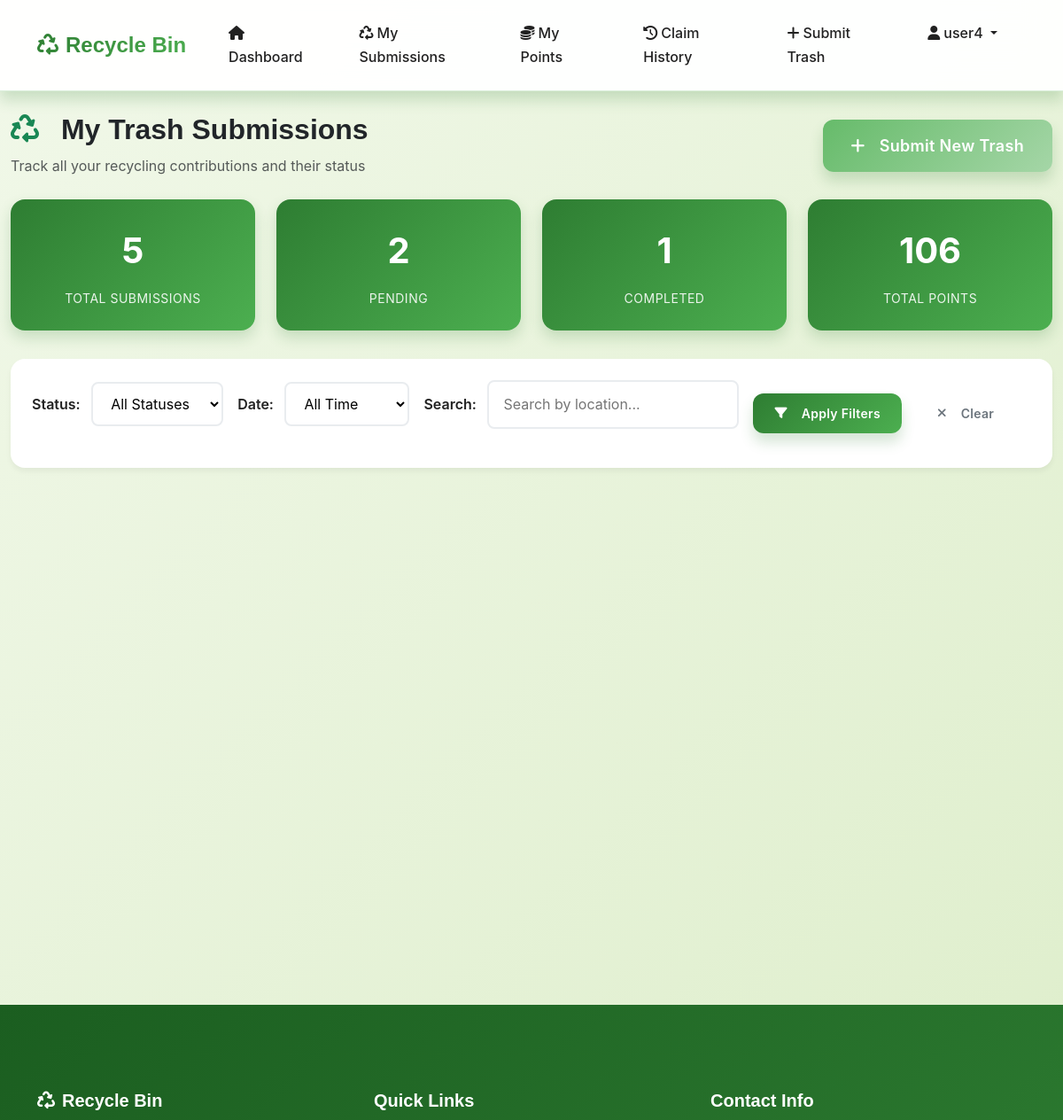
The app's page /user-submissions/ (signed in, upper part), older data.
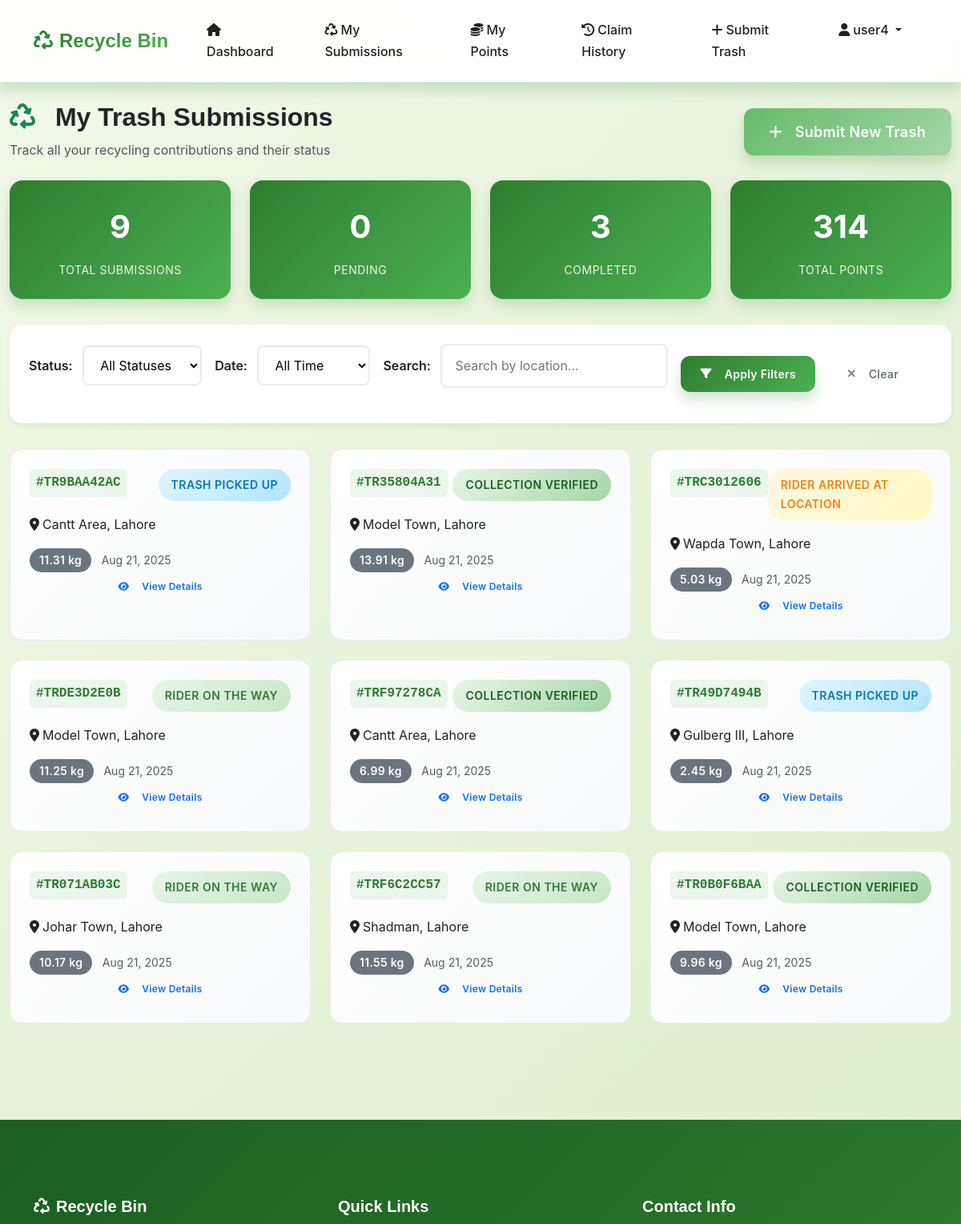
The same page, newer data.
### trash/models.py (models this page shows, shortened)
class TrashSubmission(models.Model):
    STATUS_CHOICES = (
        ('pending', 'Pending'),
        ('assigned', 'Assigned to Rider'),
        ('on_the_way', 'Rider On The Way'),
        ('arrived', 'Rider Arrived at Location'),
        ('picked', 'Trash Picked Up'),
        ('collected', 'Collection Verified'),
        ('cancelled', 'Cancelled'),
    )
    track_id = models.CharField(max_length=15, unique=True, editable=False)
    user = models.ForeignKey(CustomUser, on_delete=models.CASCADE, related_name='submissions')
    quantity_kg = models.DecimalField(max_digits=6, decimal_places=2, null=True, blank=True, verbose_name="Estimated Weight (kg)")
    location = models.CharField(max_length=255)
    status = models.CharField(max_length=20, choices=STATUS_CHOICES, default='pending')
    created_at = models.DateTimeField(auto_now_add=True)
    updated_at = models.DateTimeField(auto_now=True)
    rider = models.ForeignKey(CustomUser, null=True, blank=True,
                             on_delete=models.SET_NULL,
                             related_name='assigned_collections',
                             limit_choices_to={'user_type': 'rider'})
    assigned_at = models.DateTimeField(null=True, blank=True)
    pickup_time = models.DateTimeField(null=True, blank=True)
    completion_time = models.DateTimeField(null=True, blank=True)
    rider_notes = models.TextField(blank=True, verbose_name="Rider's Notes")

### dashboard/views.py (the view, shortened to what this page needs)
# urls.py: path('user-submissions/', views.user_submissions, name='user_submissions'),
@login_required
@user_passes_test(lambda u: u.user_type == 'user')
def user_submissions(request):
    user_submissions = TrashSubmission.objects.filter(user=request.user).order_by('-created_at')
    status_filter = request.GET.get('status', '')
    date_filter = request.GET.get('date', '')
    search_query = request.GET.get('search', '')
    if status_filter:
        user_submissions = user_submissions.filter(status=status_filter)
    if search_query:
        user_submissions = user_submissions.filter(
            Q(trash_description__icontains=search_query) |
            Q(location__icontains=search_query)
        )
    paginator = Paginator(user_submissions, 12)
    page_number = request.GET.get('page')
    page_obj = paginator.get_page(page_number)
    total_submissions = user_submissions.count()
    pending_submissions = user_submissions.filter(status='pending').count()
    completed_submissions = user_submissions.filter(status='collected').count()
    total_points = request.user.reward_points
    context = {
        'user_submissions': page_obj,
        'total_submissions': total_submissions,
        'pending_submissions': pending_submissions,
        'completed_submissions': completed_submissions,
        'total_points': total_points,
        'status_filter': status_filter,
        'date_filter': date_filter,
        'search_query': search_query,
        'is_paginated': paginator.num_pages > 1,
        'page_obj': page_obj,
    }
    return render(request, 'dashboard/user_submissions.html', context)

### dashboard/models.py (called while the page is built)
    @classmethod
    def get_settings(cls):
        settings, created = cls.objects.get_or_create(
            id=1,
            defaults={
                'maintenance_mode': False,
                'maintenance_message': 'System is currently under maintenance. Please check back later.',
                'debug_mode': False,
                'log_level': 'INFO',
            }
        )
        return settings

### templates/dashboard/user_submissions.html (shortened to what the changed rows need)
{% extends 'base.html' %}
{% load static %}
{% block extra_css %}
<link rel="stylesheet" href="{% static 'css/user_dashboard.css' %}">
{% endblock %}
{% block content %}
<div class="container-fluid py-4">
    <div class="row mb-4">
        <div class="col-12">
            <div class="d-flex justify-content-between align-items-center">
                <div>
                    <h1 class="h2 fw-bold text-dark mb-2">
                        <i class="fas fa-recycle text-success me-3"></i>
                        My Trash Submissions
                    </h1>
                </div>
            </div>
        </div>
    </div>
    <div class="stats-grid">
        <div class="stat-card">
            <div class="stat-number">{{ total_submissions }}</div>
            <div class="stat-label">Total Submissions</div>
        </div>
        <div class="stat-card">
            <div class="stat-number">{{ pending_submissions }}</div>
            <div class="stat-label">Pending</div>
        </div>
        <div class="stat-card">
            <div class="stat-number">{{ completed_submissions }}</div>
            <div class="stat-label">Completed</div>
        </div>
        <div class="stat-card">
            <div class="stat-number">{{ total_points }}</div>
            <div class="stat-label">Total Points</div>
        </div>
    </div>
    {% if user_submissions %}
        <div class="row g-4">
            {% for submission in user_submissions %}
            <div class="col-lg-6 col-xl-4">
                <div class="submission-card h-100">
                    <div class="card-body p-4">
                        <div class="d-flex justify-content-between align-items-start mb-3">
                            <span class="track-id">#{{ submission.track_id }}</span>
                            <span class="status-badge status-{{ submission.status }}">
                                {{ submission.get_status_display }}
                            </span>
                        </div>
                        <div class="submission-details">
                            <p class="submission-location">
                                <i class="fas fa-map-marker-alt me-1"></i>{{ submission.location }}
                            </p>
                            <div class="submission-meta">
                                <span class="badge bg-secondary">{{ submission.quantity_kg|default:"N/A" }} kg</span>
                                <small class="text-muted ms-2">{{ submission.created_at|date:"M d, Y" }}</small>
                            </div>
                        </div>
                        <div class="d-flex gap-2">
                            <a href="{% url 'trash:submission_detail' submission.id %}"
                               class="btn btn-outline-primary btn-sm flex-fill">
                                <i class="fas fa-eye me-2"></i>
                                View Details
                            </a>
                        </div>
                    </div>
                </div>
            </div>
            {% endfor %}
        </div>
    {% endif %}
</div>
{% endblock %}

Row changes from the older to the newer data that the page shows:
added TrashSubmission: track_id "TR9BAA42AC", status "TRASH PICKED UP", location "Cantt Area, Lahore", quantity_kg "11.31", created_at "Aug 21, 2025"
added TrashSubmission: track_id "TR35804A31", status "COLLECTION VERIFIED", location "Model Town, Lahore", quantity_kg "13.91", created_at "Aug 21, 2025"
added TrashSubmission: track_id "TRC3012606", status "RIDER ARRIVED AT LOCATION", location "Wapda Town, Lahore", quantity_kg "5.03", created_at "Aug 21, 2025"
now on this page (row edited): TrashSubmission: track_id "TRDE3D2E0B", status "RIDER ON THE WAY", location "Model Town, Lahore", quantity_kg "11.25", created_at "Aug 21, 2025"
now on this page (row edited): TrashSubmission: track_id "TRF97278CA", status "COLLECTION VERIFIED", location "Cantt Area, Lahore", quantity_kg "6.99", created_at "Aug 21, 2025"
added TrashSubmission: track_id "TR49D7494B", status "TRASH PICKED UP", location "Gulberg III, Lahore", quantity_kg "2.45", created_at "Aug 21, 2025"
now on this page (row edited): TrashSubmission: track_id "TR071AB03C", status "RIDER ON THE WAY", location "Johar Town, Lahore", quantity_kg "10.17", created_at "Aug 21, 2025"
added TrashSubmission: track_id "TRF6C2CC57", status "RIDER ON THE WAY", location "Shadman, Lahore", quantity_kg "11.55", created_at "Aug 21, 2025"
now on this page (row edited): TrashSubmission: track_id "TR0B0F6BAA", status "COLLECTION VERIFIED", location "Model Town, Lahore", quantity_kg "9.96", created_at "Aug 21, 2025"
Text that changed along with them:
{{ total_submissions }}: "5" → "9"
{{ pending_submissions }}: "2" → "0"
{{ completed_submissions }}: "1" → "3"
{{ total_points }}: "106" → "314"
